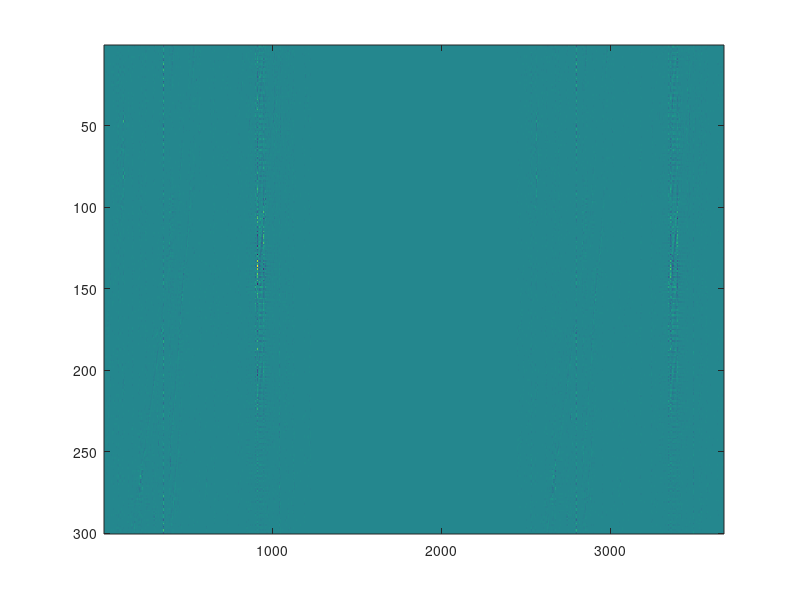

Reproduce this figure in MATLAB. (Note: this script raises an error after producing the figure.)
%% THIS IS A SCRIPT TO DEMONSTRATE RESIDUAL DICTIONARY LEARNING FOR SIGNAL LEAKAGE RETRIEVAL
clc;clear;close all;

addpath(genpath('./subroutines'));


%% from urban DAS
%% patch size l1*l2
l1=32;l2=32;s1=16;s2=16;
c1=32;c2=16;%size of the 1D cosine dictionary (if c2>c1, overcomplete)
%% DCT dictionary (dctmtx will generates orthogonal transform)
dct=zeros(c1,c2);
for k=0:1:c2-1
    V=cos([0:1:c1-1]'*k*pi/c2);
    if k>0
        V=V-mean(V);
    end
    dct(:,k+1)=V/norm(V);
end
DCT=kron(dct,dct);%2D DCT dictionary (64,256)
param=struct('T',3,'niter',10,'mode',1,'K',64,'D',DCT);
perc=7;

load data/wang_in.mat;
load data/wang_out.mat;
d=d_in;
d3=d_out;
figure('units','normalized','Position',[0.2 0.4 0.8, 0.6],'color','w');
imagesc([d,d3,d-d3]);colormap(sr_seis);caxis([-0.01,0.01]);

%test clip
d1=sr_clip(d,-0.04,0.04);
figure('units','normalized','Position',[0.2 0.4 0.8, 0.6],'color','w');
imagesc([d,d1,d-d1]);colormap(sr_seis);caxis([-0.01,0.01]);

%test bp
d2=sr_bandpass(d,0.004,0,40);
figure('units','normalized','Position',[0.2 0.4 0.8, 0.6],'color','w');
imagesc([d,d2,d-d2]);colormap(sr_seis);caxis([-0.01,0.01]);


%% residual learning
% X=sr_patch(d,mode,l1,l2,s1,s2);
% [D,G]=sr_sgk(X,param);
% G2=sr_ompN(D,X,T);
% perc=1;
% G2=sr_pthresh(G2,'ph',perc);
% X2=D*G2;
% d3=sr_patch_inv(X2,mode,n1,n2,l1,l2,s1,s2);
% figure;imagesc([dc,d,d3,d-d3]);colormap(sr_seis);
% sr_snr(dc,d3)
[n1,n2]=size(d);
XX=sr_patch(d3,1,l1,l2,s1,s2);
% XXn=sr_patch(sr_clip(d-d3,-0.02,0.02),1,l1,l2,s1,s2);
XXn=sr_patch(sr_bandpass(sr_clip(d-d3,-0.04,0.04),0.004,0,40),1,l1,l2,s1,s2);
[DD,GG]=sr_sgk(XX,param);
Gn=sr_ompN(DD,XXn,3);
perc=1;
Gn=sr_pthresh(Gn,'ph',perc);
Xn=DD*Gn;
d33=sr_patch_inv(Xn,1,n1,n2,l1,l2,s1,s2);
d33=sr_mf(d33,5,1,1);
d33=sr_mf(d33,5,1,2);
d4=d3+d33;
% figure('units','normalized','Position',[0.2 0.4 0.8, 0.6],'color','w');
% imagesc([d,d3,d-d3,d33,d-d3-d33]);colormap(sr_seis);caxis([-0.01,0.01]);
% figure('units','normalized','Position',[0.2 0.4 0.8, 0.6],'color','w');
% imagesc([d,d3,d4,d-d3,d-d4]);colormap(sr_seis);caxis([-0.01,0.01]);


perc=2;
d33_1=sr_patch_inv(DD*sr_pthresh(sr_ompN(DD,XXn,3),'ph',perc),1,n1,n2,l1,l2,s1,s2);
d33_1=sr_mf(d33_1,5,1,1);
d33_1=sr_mf(d33_1,5,1,1);

perc=0.5;
d33_2=sr_patch_inv(DD*sr_pthresh(sr_ompN(DD,XXn,3),'ph',perc),1,n1,n2,l1,l2,s1,s2);
d33_2=sr_mf(d33_2,5,1,1);
d33_2=sr_mf(d33_2,5,1,1);

perc=0.1;
d33_3=sr_patch_inv(DD*sr_pthresh(sr_ompN(DD,XXn,3),'ph',perc),1,n1,n2,l1,l2,s1,s2);
d33_3=sr_mf(d33_3,5,1,1);
d33_3=sr_mf(d33_3,5,1,1);


dt=0.20;%s
dx=1;%m
t=[0:n1-1]*dt;
x=1:n2;
indt=100:151;indx=900:1000;
indt2=200:250;indx2=200:400;

figure('units','normalized','Position',[0.2 0.4 0.8, 0.6],'color','w');
subplot(2,3,1);imagesc(x,t,d33_1);colormap(sr_seis);caxis([-0.01,0.01]);title('Perc=2');ylabel('Time (s)','Fontsize',10,'fontweight','bold');sr_framebox(x(indx(1)),x(indx(end)),t(indt(1)),t(indt(end)),'g',2);set(gca,'Linewidth',2,'Fontsize',10,'Fontweight','bold');
subplot(2,3,2);imagesc(x,t,d33_2);colormap(sr_seis);caxis([-0.01,0.01]);title("Perc=0.5");sr_framebox(x(indx(1)),x(indx(end)),t(indt(1)),t(indt(end)),'g',2);set(gca,'Linewidth',2,'Fontsize',10,'Fontweight','bold');
subplot(2,3,3);imagesc(x,t,d33_3);colormap(sr_seis);caxis([-0.01,0.01]);title('Perc=0.1');sr_framebox(x(indx(1)),x(indx(end)),t(indt(1)),t(indt(end)),'g',2);set(gca,'Linewidth',2,'Fontsize',10,'Fontweight','bold');

% indt=1750:2000;indx=450:550;
subplot(2,3,4);imagesc(x(indx),t(indt),d33_1(indt,indx));colormap(sr_seis);caxis([-0.01,0.01]);title('Perc=2 (zoomed)');xlabel('Channel','Fontsize',10,'fontweight','bold');ylabel('Time (s)','Fontsize',10,'fontweight','bold');sr_framebox(x(indx(1)),x(indx(end)),t(indt(1)),t(indt(end)),'g',2);sr_framebox(x(indx2(1)),x(indx2(end)),t(indt2(1)),t(indt2(end)),'r',2);set(gca,'Linewidth',2,'Fontsize',10,'Fontweight','bold');
subplot(2,3,5);imagesc(x(indx),t(indt),d33_2(indt,indx));colormap(sr_seis);caxis([-0.01,0.01]);title("Perc=0.5 (zoomed)");xlabel('Channel','Fontsize',10,'fontweight','bold');sr_framebox(x(indx(1)),x(indx(end)),t(indt(1)),t(indt(end)),'g',2);sr_framebox(x(indx2(1)),x(indx2(end)),t(indt2(1)),t(indt2(end)),'r',2);set(gca,'Linewidth',2,'Fontsize',10,'Fontweight','bold');
subplot(2,3,6);imagesc(x(indx),t(indt),d33_3(indt,indx));colormap(sr_seis);caxis([-0.01,0.01]);title('Perc=0.1 (zoomed)');xlabel('Channel','Fontsize',10,'fontweight','bold');sr_framebox(x(indx(1)),x(indx(end)),t(indt(1)),t(indt(end)),'g',2);sr_framebox(x(indx2(1)),x(indx2(end)),t(indt2(1)),t(indt2(end)),'r',2);set(gca,'Linewidth',2,'Fontsize',10,'Fontweight','bold');
print(gcf,'-dpng','-r300','wang_perc.png');
print(gcf,'-depsc','-r300','wang_perc.eps');


